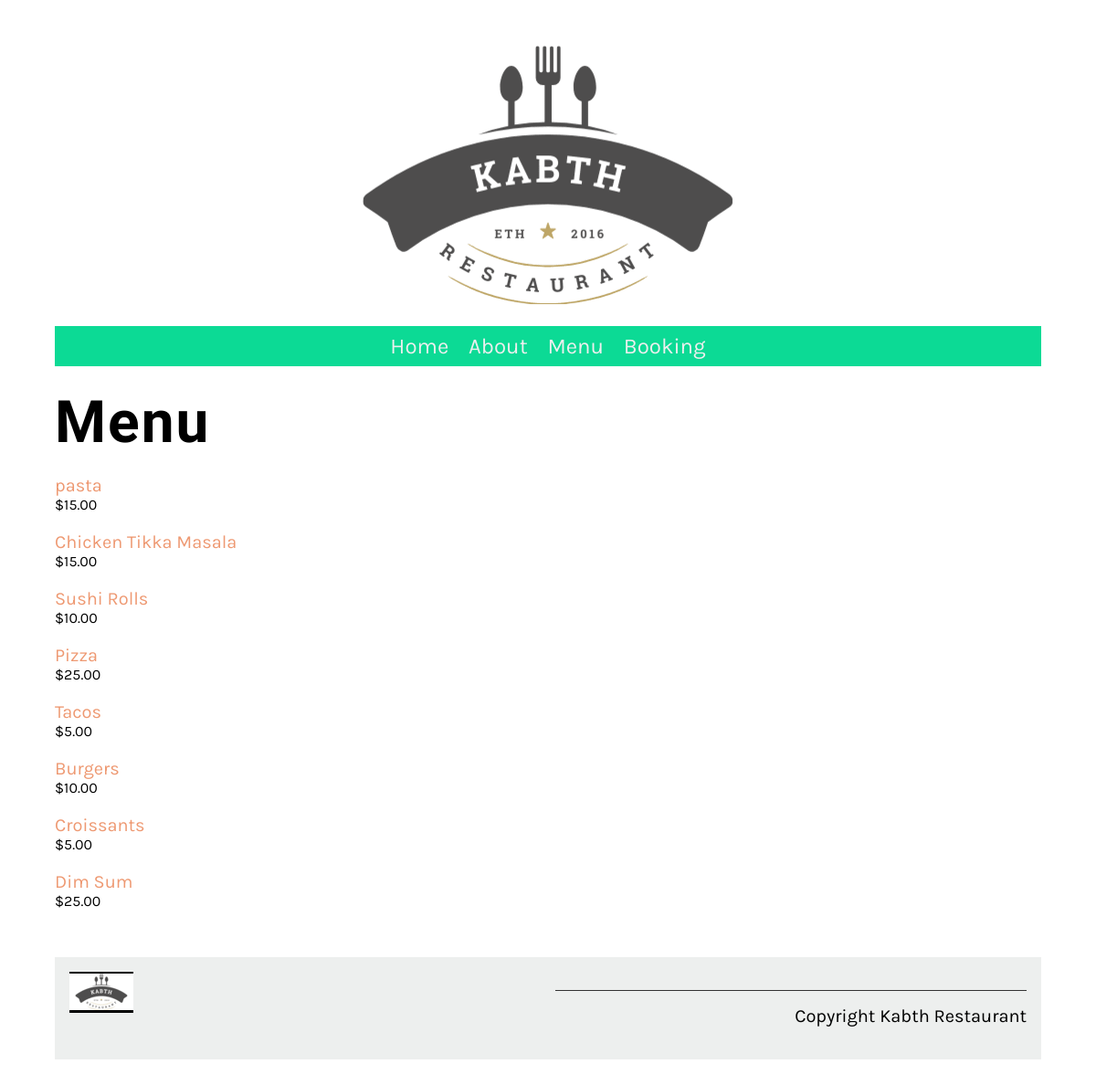
The app's page /menu/ with its own data.
### restaurant/models.py (models this page shows, shortened)
class Menu(models.Model):
    name = models.CharField(max_length=250)
    price = models.IntegerField()
    description = models.TextField(max_length=1000)

### restaurant/views.py (the view)
# urls.py: path('menu/',views.menu, name="menu"),
def menu(request):
    menu_contents = models.Menu.objects.all()
    return render(request, 'menu.html',{"menu":menu_contents})

### restaurant/templates/menu.html
{% extends 'base.html' %}
{% load static %}
{% block content %}
<h1>Menu</h1>
<div class="column">
   {% for item in menu %}
   <p>
      <a href="{% url 'menu_item' pk=item.pk %}">
         {{ item.name }}
      </a>
      <span class="menu-price">
         ${{item.price}}.00
      </span>
   </p>
   {% endfor %}
</div>
{% endblock %}

### restaurant/templates/base.html (shortened to what this page needs)
{% load static %}
<!DOCTYPE html>
<html lang="en">
  <head>
    <link
      rel="preload"
      as="style"
      href="{% static 'css/style.css' %}"
      onload="this.rel = 'stylesheet'"
    />
  </head>
  <body>
    {% include 'partials/header.html' %}
    <main>{% block content %} {% endblock %}</main>
    {% include 'partials/footer.html' %}
  </body>
</html>

### restaurant/templates/partials/header.html
{% load static %}
<header>
    <img src="{% static 'img/logopic.png' %}"/>
</header>
<nav>
    <ul>
        <li><a href="{% url 'home' %}">Home</a></li>
        <li><a href="{% url 'about' %}">About</a></li>
        <li><a href="{% url 'menu' %}">Menu</a></li>
        <li><a href="{% url 'booking' %}">Booking</a></li>
    </ul>
</nav>

### restaurant/templates/partials/footer.html
{% load static %}
<footer>
    <article>
        <img src="{% static 'img/logo_footerp.png' %}">
    </article>
    <article>
        <p>Copyright Kabth Restaurant</p>
    </article>
</footer>

### restaurant/static/css/style.css (style rules this page uses)
body { font-family: 'Karla', sans-serif; margin-top: 3rem; margin-bottom: 3rem; margin-left: 5%; margin-right: 5%; }
h1, h2, h3, h4, h5, h6 { font-family: 'Markazi Text', serif; letter-spacing: 2px;; }
h1 { font-size: 4rem; margin-top: 1.5rem; margin-bottom: 0; }
p, ul { font-size: 1.25rem;; }
a { color: #EE9972; text-decoration: none; }
header img { display: block; margin-left: auto; margin-right: auto; max-width: 100%; height: auto; }
nav { background-color: #0cda95; margin-top: 1rem; margin-bottom: 1rem; margin-bottom: 0px; }
nav ul { list-style: none; font-size: 1.5rem; text-align: center; padding-inline-start: 0rem; margin-bottom: 0px; }
nav ul li { display: inline-block; margin: 0.5rem; }
nav ul a { color: #EDEFEE; text-decoration: none; }
article { flex:1; }
article img { max-width: 100%; }
footer { background-color: #EDEFEE; padding: 1rem; display: flex; gap: 2rem 1rem; }
footer img { max-width: 50%; }
footer p { border-top: #333333; border-style: solid; border-width: 0.1rem; border-bottom: none; border-left: none; border-right: none; text-align: right; padding-top: 1rem;; }
.column { flex-basis: 50%; margin-bottom: 1rem; padding-bottom: 1rem; }
.menu-price { display: block; font-size: 1rem; }

### records on screen
Menu: name "pasta", price "15"
Menu: name "Chicken Tikka Masala", price "15"
Menu: name "Sushi Rolls", price "10"
Menu: name "Pizza", price "25"
Menu: name "Tacos", price "5"
Menu: name "Burgers", price "10"
Menu: name "Croissants", price "5"
Menu: name "Dim Sum", price "25"
